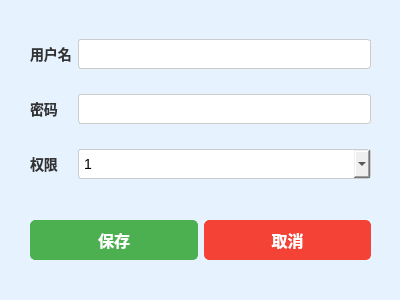
<?xml version="1.0" encoding="UTF-8"?>
<ui version="4.0">
 <class>Dialog_AddUser</class>
 <widget class="QDialog" name="Dialog_AddUser">
  <property name="geometry">
   <rect>
    <x>0</x>
    <y>0</y>
    <width>400</width>
    <height>300</height>
   </rect>
  </property>
  <property name="windowTitle">
   <string>添加用户</string>
  </property>
  <property name="styleSheet">
   <string>
     QDialog {
        background-color: #e6f3ff;
        font-family: "Segoe UI", sans-serif;
     }
   </string>
  </property>
  <widget class="QWidget" name="layoutWidget">
   <property name="geometry">
    <rect>
     <x>30</x>
     <y>220</y>
     <width>341</width>
     <height>40</height>
    </rect>
   </property>
   <layout class="QHBoxLayout" name="horizontalLayout">
    <item>
     <widget class="QPushButton" name="pushButton_save">
      <property name="styleSheet">
       <string>
         QPushButton {
            background-color: #4CAF50;
            color: white;
            font-size: 16px;
            font-weight: bold;
            border-radius: 5px;
            padding: 10px 20px;
            border: 1px solid #4CAF50;
            min-width: 100px;
         }
         QPushButton:hover {
            background-color: #45a049;
         }
         QPushButton:pressed {
            background-color: #388E3C;
         }
       </string>
      </property>
      <property name="text">
       <string>保存</string>
      </property>
     </widget>
    </item>
    <item>
     <widget class="QPushButton" name="pushButton_cancel">
      <property name="styleSheet">
       <string>
         QPushButton {
            background-color: #f44336;
            color: white;
            font-size: 16px;
            font-weight: bold;
            border-radius: 5px;
            padding: 10px 20px;
            border: 1px solid #f44336;
            min-width: 100px;
         }
         QPushButton:hover {
            background-color: #e53935;
         }
         QPushButton:pressed {
            background-color: #d32f2f;
         }
       </string>
      </property>
      <property name="text">
       <string>取消</string>
      </property>
     </widget>
    </item>
   </layout>
  </widget>
  <widget class="QWidget" name="layoutWidget_2">
   <property name="geometry">
    <rect>
     <x>30</x>
     <y>20</y>
     <width>341</width>
     <height>180</height>
    </rect>
   </property>
   <layout class="QGridLayout" name="gridLayout">
    <item row="0" column="0">
     <widget class="QLabel" name="label_Username">
      <property name="styleSheet">
       <string>
         QLabel {
            font-size: 14px;
            font-weight: bold;
            color: #333;
         }
       </string>
      </property>
      <property name="text">
       <string>用户名</string>
      </property>
     </widget>
    </item>
    <item row="0" column="1">
     <widget class="QLineEdit" name="lineEdit_Username">
      <property name="styleSheet">
       <string>
         QLineEdit {
            font-size: 14px;
            padding: 5px;
            border: 1px solid #ccc;
            border-radius: 3px;
         }
       </string>
      </property>
     </widget>
    </item>
    <item row="1" column="0">
     <widget class="QLabel" name="label_Password">
      <property name="styleSheet">
       <string>
         QLabel {
            font-size: 14px;
            font-weight: bold;
            color: #333;
         }
       </string>
      </property>
      <property name="text">
       <string>密码</string>
      </property>
     </widget>
    </item>
    <item row="1" column="1">
     <widget class="QLineEdit" name="lineEdit_Password">
      <property name="styleSheet">
       <string>
         QLineEdit {
            font-size: 14px;
            padding: 5px;
            border: 1px solid #ccc;
            border-radius: 3px;
         }
       </string>
      </property>
      <property name="echoMode">
       <enum>QLineEdit::Password</enum>
      </property>
     </widget>
    </item>
    <item row="2" column="0">
     <widget class="QLabel" name="label_Access">
      <property name="styleSheet">
       <string>
         QLabel {
            font-size: 14px;
            font-weight: bold;
            color: #333;
         }
       </string>
      </property>
      <property name="text">
       <string>权限</string>
      </property>
     </widget>
    </item>
    <item row="2" column="1">
     <widget class="QComboBox" name="comboBox_Access">
      <property name="styleSheet">
       <string>
         QComboBox {
            font-size: 14px;
            padding: 5px;
            border: 1px solid #ccc;
            border-radius: 3px;
         }
       </string>
      </property>
      <item>
       <property name="text">
        <string>1</string>
       </property>
      </item>
      <item>
       <property name="text">
        <string>2</string>
       </property>
      </item>
     </widget>
    </item>
   </layout>
  </widget>
 </widget>
 <resources/>
 <connections/>
</ui>
